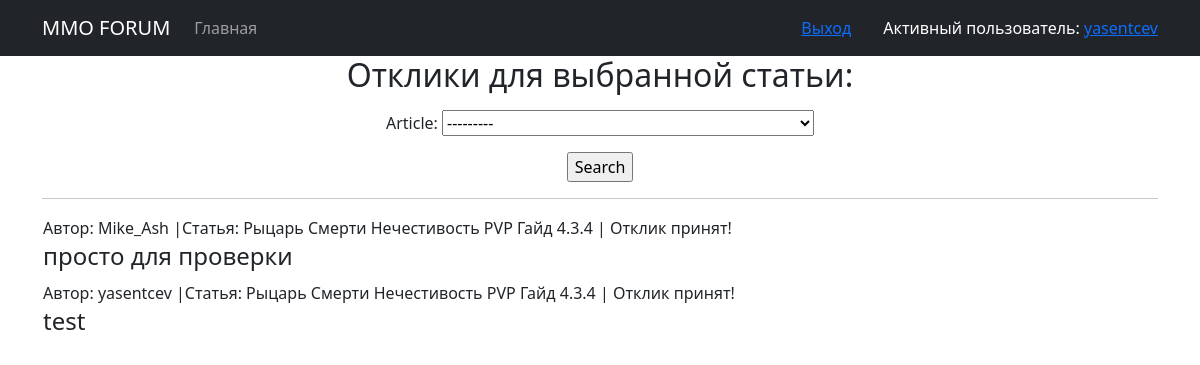
Screenshot of /comment/filter (signed in) with the database file from the repository.
### accounts/models.py (models this page shows, shortened)
class CustomUser(AbstractUser):
    pcc = models.CharField(max_length=6, null=True, blank=True)

### billboard/models.py (models this page shows, shortened)
class Comment(models.Model):
    author = models.ForeignKey(CustomUser, on_delete=models.CASCADE)
    text = models.TextField()
    article = models.ForeignKey(Article, on_delete=models.CASCADE)
    status = models.BooleanField(default=False)

class Article(models.Model):
    author = models.ForeignKey(CustomUser, on_delete=models.CASCADE)
    CATEGORY = (
        ('TK', 'Танки'),
        ('HL', 'Хилы'),
        ('DD', 'ДД'),
        ('BU', 'Торговцы'),
        ('GM', 'Гильдмастеры'),
        ('QG', 'Квестгиверы'),
        ('BS', 'Кузнецы'),
        ('SK', 'Кожевники'),
        ('PT', 'Зельевары'),
        ('SM', 'Мастера заклинаний'),
    )
    category = models.CharField(max_length=2, choices=CATEGORY, default='TK')
    dateCreation = models.DateTimeField(auto_now_add=True)
    title = models.CharField(max_length=128)
    text = RichTextUploadingField()
    def __str__(self):
        return self.title

### billboard/views.py (the view)
# urls.py: path('comment/filter', CommentListFilter.as_view(), name='all_comments'),
class CommentListFilter(ListView):
    model = Comment
    template_name = 'billboard/comment_filter.html'
    def get_queryset(self):
        queryset = Comment.objects.filter(article__author__username=self.request.user)
        self.filterset = CommentFilter(self.request.GET, queryset, request=self.request.user)
        return self.filterset.qs
    def get_context_data(self, **kwargs):
        context = super().get_context_data(**kwargs)
        context['filterset'] = self.filterset
        return context

### templates/billboard/comment_filter.html (shortened to what this page needs)
{% extends 'default.html' %}
{% block content %}
    <h2 style="text-align: center;">Отклики для выбранной статьи:</h2>
    <form action="" method="get" style="text-align: center;">
        {{ filterset.form.as_p }}
        <input  type="submit" value="Search">
    </form>
    <hr>
 <table style="margin-left:">
            <tbody>
            {% if filterset.qs %}
                {% for comment in filterset.qs  %}
                    <tr>
                        <td style="text-align: left;">Автор: {{ comment.author.username }}
                            |Статья: {{ comment.article.title }}
                            |{% if comment and comment.status == False %}
                            <a href="{% url 'comment_accept' pk=comment.id %}"> Принять отклик </a>
                            |<a href="{% url 'comment_delete' comment.id %}"> Удалить отклик </a>
                            {% elif comment.status == True %}
                            Отклик принят!
                            {% endif %}
                        </td>
                    </tr>
                    <tr>
                        <td style="text-align: left;"><h4>{{ comment.text }}</h4></td>
                    </tr>
                    </tbody>
                {% endfor %}
            {% else %}
                <h4>К сожалению для этой статьи пока нет откликов!</h4>
            {% endif %}
        </table>
{% endblock content %}

### templates/default.html (shortened to what this page needs)
<!DOCTYPE html>
<html lang="en">
    <head>
        {% load static %}
        <link href="{% static 'css/styles.css' %}" rel="stylesheet" />
    </head>
    <body>
        <nav class="navbar navbar-expand-lg navbar-dark bg-dark static-top">
            <div class="container">
                <a class="navbar-brand" href="#">MMO FORUM</a>
                <div class="collapse navbar-collapse" id="navbarResponsive">
                    <ul class="navbar-nav ml-auto">
                        <li class="nav-item">
                            <a class="nav-link" href="/">Главная</a>
                    </ul>
                </div>
                    {% if user.is_authenticated %}
                        <a href="/accounts/logout/">Выход</a>
                    {% else %}
                        <a href="/accounts/login/">Вход</a>|<a href="/accounts/signup/">Регистрация</a>
                    {% endif %}
                {% if request.user.is_authenticated %}
                    <ul class="list-group">
                        <li class="list-group-items" style="text-align: right;"><span style="color: #ffffff;"">Активный пользователь:</span> <a href="/accounts/user/ ">{{ user }}</a></li>
                    {% else %}
                        <li class="list-group-items" style="text-align: right;"><span style="color: #ffffff;"">Активный пользователь: {{ user }}</a></span></li>
                    {% endif %}
                </ul>
            </div>
        </nav>
        <div class="container">
            <div class="row">
                <div class="col-lg-12 text-center">
                    {% block content %}{% endblock content %}
                </div>
            </div>
        </div>
    </body>
</html>

### rows the page displays
CustomUser: username "yasentcev"
Comment: author.username "Mike_Ash", article "Рыцарь Смерти Нечестивость PVP Гайд 4.3.4", status "Отклик принят!", text "просто для проверки"
Comment: author.username "yasentcev", article "Рыцарь Смерти Нечестивость PVP Гайд 4.3.4", status "Отклик принят!", text "test"
